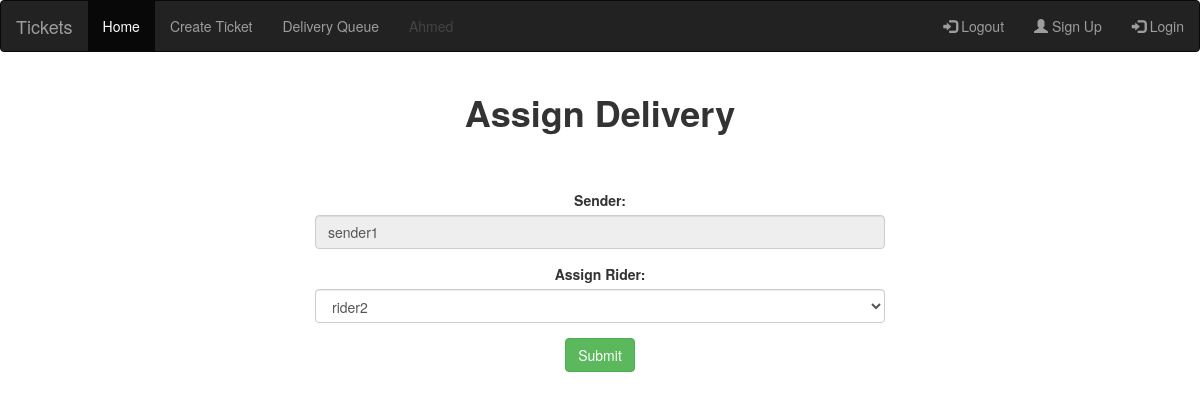
/delivery/assign_delivery/21 (signed in), run on the app's committed database.
### users/models.py (models this page shows)
class User(AbstractUser):
    sender = models.BooleanField(default=False)
    rider = models.BooleanField(default=False)
    def __str__(self):
        return self.username

### delivery/models.py (models this page shows, shortened)
class Delivery(models.Model):
    sender = models.ForeignKey(User, on_delete=models.CASCADE)
    package_name = models.CharField(max_length=100)
    pickup_address = models.CharField(max_length=100)
    recipinet_name = models.CharField(max_length=100)
    recipinet_phone = models.CharField(max_length=50)
    recipinet_address = models.CharField(max_length=50)
    rider = models.ForeignKey(User ,on_delete=models.CASCADE, related_name='delivery_rider', null=True,blank=True)
    is_delivered = models.BooleanField(default=False)
    data_created = models.DateTimeField(auto_now_add=True)
    is_verified = models.BooleanField(default=False)
    has_rider = models.BooleanField(default=False)

### delivery/views.py (the view)
# urls.py: path('assign_delivery/<int:pk>', assign_delivery, name='assign_delivery'),
def assign_delivery(request,pk):
   obj = Delivery.objects.get(pk=pk)
   if request.method == 'POST':
      form = AssignDeleveryForm(request.POST, instance=obj)
      if form.is_valid():
        var = form.save(commit=False)
        var.has_rider = True
        var.save()
        messages.success(request, f'{var.rider} assign to deliver the pakage')
        return redirect('delivery_queue')
      else:
        messages.warning(request, 'Somthing went Error')
        return redirect('delivery_queue')
   else:
      form =AssignDeleveryForm(instance=obj)
      form.fields['rider'].queryset = User.objects.filter(rider=True)
      context = {
         "form":form,
         "obj":obj,
      }
      return render(request ,'assign_delevery.html',context)

### delivery/forms.py
class AssignDeleveryForm(forms.ModelForm):
    class Meta:
      model=Delivery
      fields = ['rider']

### delivery/templates/assign_delevery.html (shortened to what this page needs)
{% extends 'base.html' %}
{% load widget_tweaks %}
{% block body %}
<h1 style="text-align: center;"><strong>Assign Delivery</strong></h1>
<div style="width: 50%;margin-top: 5%;text-align: center;margin-left: 25%;">
  <form method="POST">
    <div class="form-group">
      <label for="name">Sender:</label>
      <input type="text" value="{{obj.sender}}" class="form-control" readonly>
    </div>
    <div class="form-group">
      <label for="pwd">Assign Rider:</label>
      {% render_field form.rider class="form-control" %}
    </div>
    <button type="submit" class="btn btn-success">Submit</button>
  </form>
</div>
{% endblock body %}

### templates/base.html (shortened to what this page needs)
<!DOCTYPE html>
<html lang="en">
<head>
  <link rel="stylesheet" href="https://maxcdn.bootstrapcdn.com/bootstrap/3.4.1/css/bootstrap.min.css">
</head>
<body>
    <nav class="navbar navbar-inverse">
      <div class="container-fluid">
        <div class="navbar-header">
          <a class="navbar-brand" href="/">Tickets</a>
        </div>
        <ul class="nav navbar-nav">
          <li class="active"><a href="#">Home</a></li>
          <li><a href="">Create Ticket</a></li>
          {% if request.user.sender %}
          <li><a href="{% url 'active_delivery' %}">Delivery Active</a></li>
          {% elif request.user.is_superuser %}
          <li><a href="{% url 'delivery_queue' %}">Delivery Queue</a></li>
          {% endif %}
          <li class="nav disabled"><a>{{request.user.username|capfirst}}</a></li>
        </ul>
        <ul class="nav navbar-nav navbar-right">
            <li><a href="{% url 'logout' %}"><span class="glyphicon glyphicon-log-in"></span> Logout</a></li>
            {% if request.user.is_superuser %}
            <li><a href="{% url 'register_rider' %}"><span class="glyphicon glyphicon-user"></span> Sign Up</a></li>
            {% endif %}
            <li><a href=""><span class="glyphicon glyphicon-log-in"></span> Login</a></li>
        </ul>
      </div>
    </nav>
  <div class="container mt-5">
    {% block body %}
    {% endblock body %}
  </div>
</body>
</html>

### data on the page
User: user.username "Ahmed"
Delivery: sender "sender1", rider "rider2"
